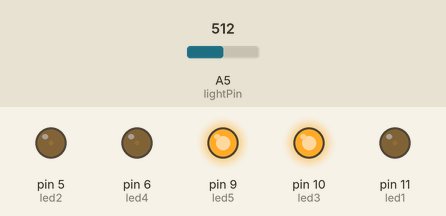
This sketch was run on a simulated Arduino Uno, built with avr-gcc and run on an emulated ATmega328P. On the bench: output pins drawn as LEDs (lit = HIGH). The inputs (shaded band) are chosen by the test bench; at power-on: A5 (lightPin) = 512.

Above: at 1.2 s.
1.3 s: A5 (lightPin) set to 716
At 1.6 s:
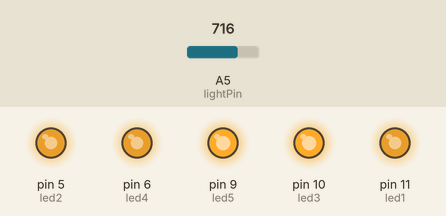
2.8 s: A5 (lightPin) set to 900
At 3.1 s:
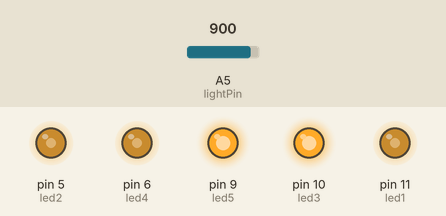
4.3 s: A5 (lightPin) set to 1023
At 4.6 s:
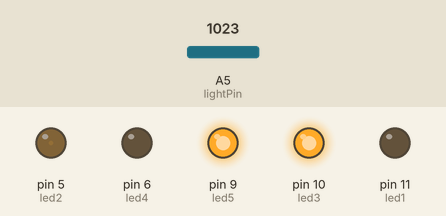
5.8 s: A5 (lightPin) set to 122
At 6.1 s:
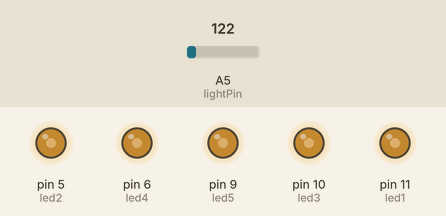
7.3 s: A5 (lightPin) set to 306
At 8.8 s:
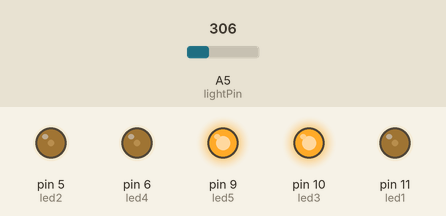
Timing chart, 0 to 9.8 s (numbered marks = the images above; inputs shaded):
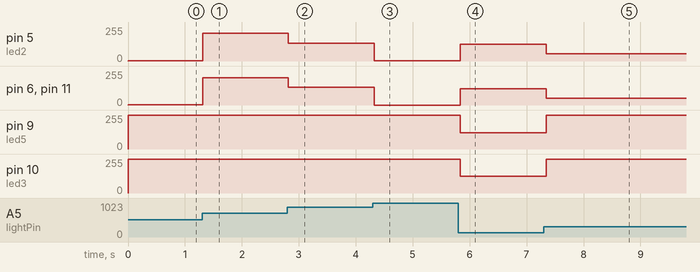

Measured:
- after the input at 1.3 s, pin 5 (led2): 3/255 → 207/255 at once; pin 6 (led4), pin 11 (led1): 1/255 → 205/255 at once
- after the input at 2.8 s, pin 5 (led2): 207/255 → 135/255 at once; pin 6 (led4), pin 11 (led1): 205/255 → 133/255 at once
- after the input at 4.3 s, pin 5 (led2): 135/255 → 2/255 at once; pin 6 (led4), pin 11 (led1): 133/255 → 0/255 at once
- after the input at 5.8 s, pin 5 (led2): 2/255 → 125/255 at once; pin 6 (led4), pin 11 (led1): 0/255 → 123/255 at once; pin 9 (led5): 255/255 → 123/255 at once; pin 10 (led3): 255/255 → 127/255 at once
- after the input at 7.3 s, pin 5 (led2): 125/255 → 53/255 after 0.05 s; pin 6 (led4), pin 11 (led1): 123/255 → 51/255 after 0.05 s; pin 9 (led5): 123/255 → 255/255 after 0.05 s; pin 10 (led3): 127/255 → 255/255 after 0.05 s

The sketch:

Backpack.ino
```cpp
//Hi! Thanks for downloading my code! Have fun!
//If you want to see more, check out my blog on Facebook: https://www.facebook.com/hellwig404/
//My website: http://www.andrehellwig.de/
//Release: 7/15/2016

int led1 = 11;          // the PWM pin the LED is attached to
int led2 = 5;           // the PWM pin the LED is attached to
int led3 = 10;          // the PWM pin the LED is attached to
int led4 = 6;           // the PWM pin the LED is attached to
int led5 = 9;           // the PWM pin the LED is attached to
float brightness1;       // brightness of LED1
float brightness2;      // brightness of LED2
float brightness3;      // brightness of LED3
float brightness4;      // brightness of LED4
float brightness5;      // brightness of LED5
int lightPin = 19;      // Pin for the photoresistor

void setup() {
  pinMode(led1, OUTPUT);
  pinMode(led2, OUTPUT);
  pinMode(led3, OUTPUT);
  pinMode(led4, OUTPUT);
  pinMode(led5, OUTPUT);
}

// The loop routine runs over and over again forever:
void loop() {
  //Set brightness depeding on the output of the lightPin + a little variance to give the LED a unique brightness
  brightness1 = analogRead(lightPin)+1;
  brightness2 = analogRead(lightPin)+3;
  brightness3 = analogRead(lightPin)+5;
  brightness4 = analogRead(lightPin)+1;
  brightness5 = analogRead(lightPin)+1;

  analogWrite(led1, brightness1);
  analogWrite(led2, brightness2);
  analogWrite(led3, brightness3);
  analogWrite(led4, brightness4);
  analogWrite(led5, brightness5);

  // Wait for 100 milliseconds to see the dimming effect
  delay(100);
}
```
